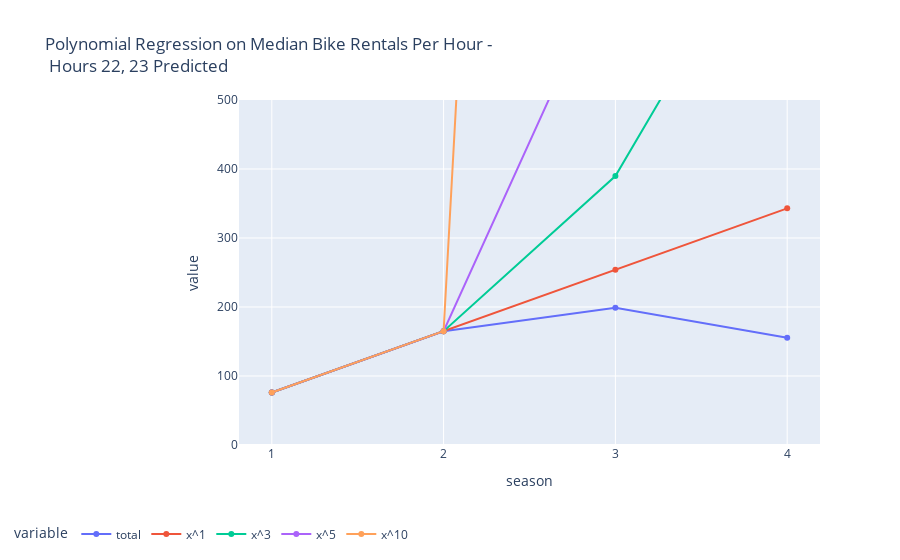

The code cell stored with this chart in its notebook:
### Code cell
plot = px.scatter(data_frame=median_df,
                  x=col,
                  y=['total']+vals_col,
                 title='Polynomial Regression on Median Bike Rentals Per Hour - <br> Hours 22, 23 Predicted')

for i in plot.data:
    i.update(mode='markers+lines')

plot.update_layout(xaxis={'dtick':1},showlegend=True,
                   legend=dict(
                                orientation="h",
                                yanchor="bottom",
                                xanchor="right",x=.3,y=-.3))
plot.update_yaxes(range=[0,500])
# dp.Report(dp.Plot(plot)).publish(name='Polynomial Regression on Median Bike Rentals Per Hour',open=True,visibility=dp.Visibility.PUBLIC)
plot

### Figure 1 — Plotly figure (JSON) as saved in the notebook; plotly's stock layout.template omitted (floating-point values rounded to 4 significant figures)
{"data": [{"hovertemplate": "variable=total<br>season=%{x}<br>value=%{y}<extra></extra>", "legendgroup": "total", "marker": {"color": "#636efa", "symbol": "circle"}, "mode": "markers+lines", "name": "total", "orientation": "v", "showlegend": true, "type": "scatter", "x": [1, 2, 3, 4], "xaxis": "x", "y": [76, 165, 199, 155.5], "yaxis": "y"}, {"hovertemplate": "variable=x^1<br>season=%{x}<br>value=%{y}<extra></extra>", "legendgroup": "x^1", "marker": {"color": "#EF553B", "symbol": "circle"}, "mode": "markers+lines", "name": "x^1", "orientation": "v", "showlegend": true, "type": "scatter", "x": [1, 2, 3, 4], "xaxis": "x", "y": [76.0, 165, 254.0, 343.0], "yaxis": "y"}, {"hovertemplate": "variable=x^3<br>season=%{x}<br>value=%{y}<extra></extra>", "legendgroup": "x^3", "marker": {"color": "#00cc96", "symbol": "circle"}, "mode": "markers+lines", "name": "x^3", "orientation": "v", "showlegend": true, "type": "scatter", "x": [1, 2, 3, 4], "xaxis": "x", "y": [76, 165, 389.8, 813.6], "yaxis": "y"}, {"hovertemplate": "variable=x^5<br>season=%{x}<br>value=%{y}<extra></extra>", "legendgroup": "x^5", "marker": {"color": "#ab63fa", "symbol": "circle"}, "mode": "markers+lines", "name": "x^5", "orientation": "v", "showlegend": true, "type": "scatter", "x": [1, 2, 3, 4], "xaxis": "x", "y": [76.0, 165, 712.9, 2651.0], "yaxis": "y"}, {"hovertemplate": "variable=x^10<br>season=%{x}<br>value=%{y}<extra></extra>", "legendgroup": "x^10", "marker": {"color": "#FFA15A", "symbol": "circle"}, "mode": "markers+lines", "name": "x^10", "orientation": "v", "showlegend": true, "type": "scatter", "x": [1, 2, 3, 4], "xaxis": "x", "y": [76.0, 165, 4703.0, 78330.0], "yaxis": "y"}], "layout": {"legend": {"orientation": "h", "title": {"text": "variable"}, "tracegroupgap": 0, "x": 0.3, "xanchor": "right", "y": -0.3, "yanchor": "bottom"}, "showlegend": true, "title": {"text": "Polynomial Regression on Median Bike Rentals Per Hour - <br> Hours 22, 23 Predicted"}, "xaxis": {"anchor": "y", "domain": [0, 1], "dtick": 1, "title": {"text": "season"}}, "yaxis": {"anchor": "x", "domain": [0, 1], "range": [0, 500], "title": {"text": "value"}}}}
